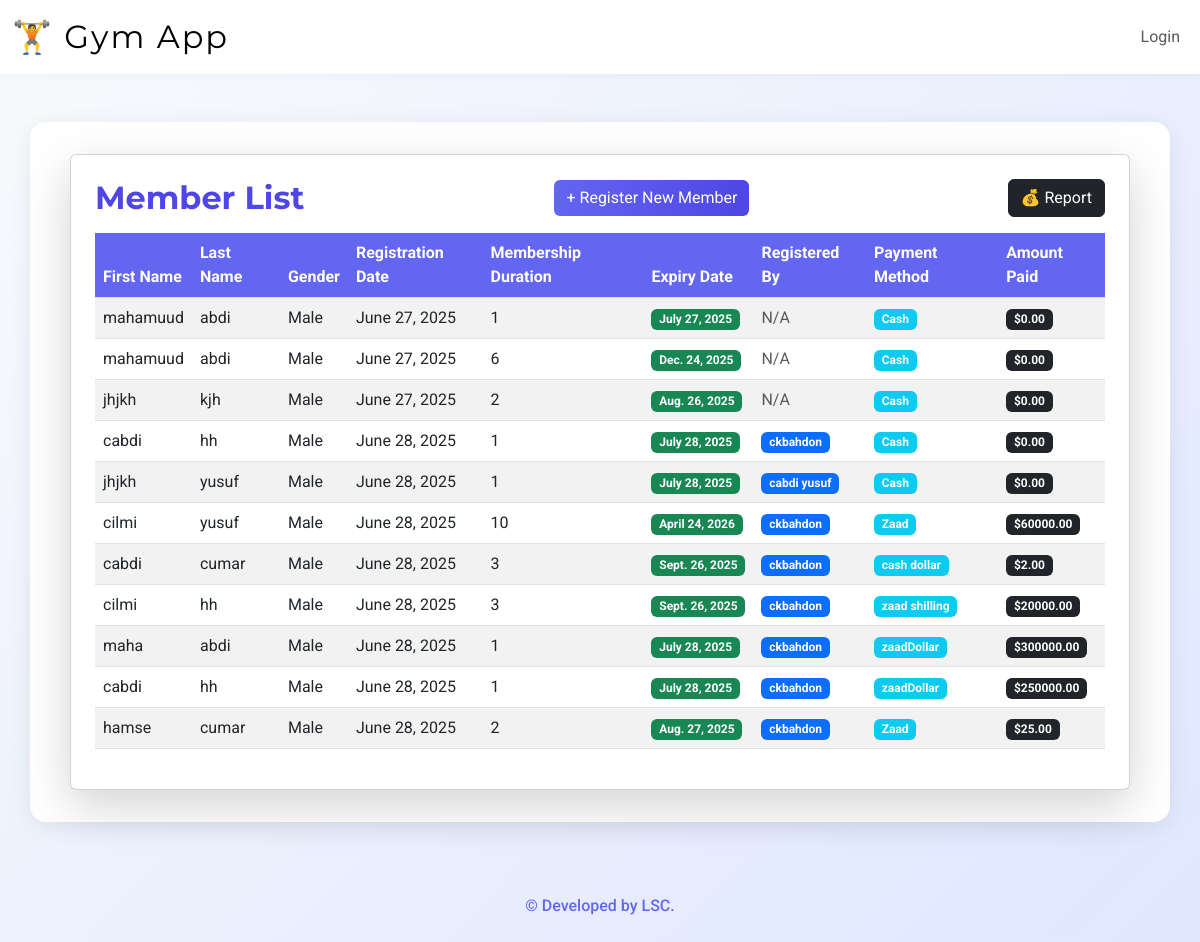
The page / on the database its author committed.
### members/models.py (models this page shows, shortened)
class Member(models.Model):
    GENDER_CHOICES = [
        ('M', 'Male'),
        ('F', 'Female'),
        ('O', 'Other'),
    ]
    PAYMENT_METHOD_CHOICES = [
        ('zaad', 'Zaad'),
        ('edahab', 'Edahab'),
        ('bank', 'Bank'),
        ('cash', 'Cash'),
    ]
    CURRENCY_CHOICES = [
        ('usd', 'Dollar'),
        ('sls', 'Somaliland Shilling'),
    ]
    first_name = models.CharField(max_length=30)
    middle_name = models.CharField(max_length=30, blank=True)
    last_name = models.CharField(max_length=30)
    gender = models.CharField(max_length=1, choices=GENDER_CHOICES)
    registration_date = models.DateField(default=timezone.now)
    membership_duration = models.PositiveSmallIntegerField(
        help_text="Duration in months (1-12)",
        choices=[(i, f"{i} month{'s' if i>1 else ''}") for i in range(1,13)]
    )
    age = models.PositiveSmallIntegerField()
    emergency_phone = models.CharField(max_length=15)
    address = models.TextField()
    registered_by = models.ForeignKey(User, on_delete=models.SET_NULL, null=True, blank=True, related_name='registered_members')
    method_of_payment = models.CharField(
        max_length=1000,
        choices=PAYMENT_METHOD_CHOICES,
        default='cash'
    )
    amount_paid = models.DecimalField(max_digits=10, decimal_places=2, default=0)
    currency = models.CharField(max_length=3, choices=CURRENCY_CHOICES, default='usd')
    @property
    def expiry_date(self):
        return self.registration_date + timedelta(days=30*self.membership_duration)

### members/views.py (the view)
# urls.py: path('', member_list, name='member_list'),
def member_list(request):
    members = Member.objects.all()
    return render(request, 'members/list.html', {'members': members, 'today': date.today()})

### members/templates/members/list.html
{% extends 'base.html' %}
{% block content %}
<div class="container mt-5">
    <div class="card shadow-lg p-4">
        <div class="d-flex justify-content-between align-items-center mb-3">
            <h2 class="mb-0">Member List</h2>
            <a href="{% url 'register' %}" class="btn btn-success">+ Register New Member</a>
            <a href="{% url 'report' %}" class="btn btn-dark ms-2">💰 Report</a>
        </div>
        <div class="table-responsive">
            <table class="table table-striped table-hover align-middle">
                <thead>
                    <tr>
                        <th>First Name</th>
                        <th>Last Name</th>
                        <th>Gender</th>
                        <th>Registration Date</th>
                        <th>Membership Duration</th>
                        <th>Expiry Date</th>
                        <th>Registered By</th>
                        <th>Payment Method</th>
                        <th>Amount Paid</th>
                    </tr>
                </thead>
                <tbody>
                    {% for member in members %}
                    <tr style="cursor:pointer;" onclick="window.location='{% url 'member_detail' member.id %}'">
                        <td>{{ member.first_name }}</td>
                        <td>{{ member.last_name }}</td>
                        <td>{{ member.get_gender_display }}</td>
                        <td>{{ member.registration_date }}</td>
                        <td>{{ member.membership_duration }}</td>
                        <td>
                            {% if member.expiry_date < today %}
                                <span class="badge bg-danger">Expired</span>
                            {% else %}
                                <span class="badge bg-success">{{ member.expiry_date }}</span>
                            {% endif %}
                        </td>
                        <td>
                            {% if member.registered_by %}
                                <span class="badge bg-primary">{{ member.registered_by.get_full_name|default:member.registered_by.username }}</span>
                            {% else %}
                                <span class="text-muted">N/A</span>
                            {% endif %}
                        </td>
                        <td>
                            <span class="badge bg-info">{{ member.get_method_of_payment_display }}</span>
                        </td>
                        <td>
                            <span class="badge bg-dark">${{ member.amount_paid }}</span>
                        </td>
                    </tr>
                    {% endfor %}
                </tbody>
            </table>
        </div>
    </div>
</div>
{% endblock %}

### members/templates/base.html (shortened to what this page needs)
{% load widget_tweaks %}
<!DOCTYPE html>
<html lang="en">
<head>
    <link href="https://cdn.jsdelivr.net/npm/bootstrap@5.3.0/dist/css/bootstrap.min.css" rel="stylesheet">
</head>
<body>
<nav class="navbar navbar-expand-lg navbar-light bg-white">
    <div class="container-fluid">
        <a class="navbar-brand" href="/dashboard/">🏋️ Gym App</a>
        <div class="collapse navbar-collapse" id="navbarNav">
            <ul class="navbar-nav ms-auto">
                {% if user.is_authenticated %}
                    <li class="nav-item"><a class="nav-link" href="{% url 'dashboard' %}">Dashboard</a></li>
                    {% if user.is_superuser %}
                        <li class="nav-item"><a class="nav-link" href="{% url 'manage_users' %}">Users</a></li>
                    {% endif %}
                    <li class="nav-item dropdown">
                        <a class="nav-link dropdown-toggle" href="#" id="userDropdown" role="button" data-bs-toggle="dropdown" aria-expanded="false">
                            <span style="font-weight:500;">{{ user.first_name|default:user.username }}</span>
                        </a>
                        <ul class="dropdown-menu dropdown-menu-end" aria-labelledby="userDropdown">
                            <li>
                                <form action="{% url 'logout' %}" method="post" style="margin:0;">
                                    {% csrf_token %}
                                    <button type="submit" class="dropdown-item text-danger" style="font-weight:500;">Logout</button>
                                </form>
                            </li>
                        </ul>
                    </li>
                {% else %}
                    <li class="nav-item"><a class="nav-link" href="{% url 'login' %}">Login</a></li>
                {% endif %}
            </ul>
        </div>
    </div>
</nav>
{% block content %}{% endblock %}
<footer class="text-center py-4 mt-5" style="color:#6366f1; font-weight:500; font-size:1rem;">
    &copy; {{ now|date:'Y' }} Developed by LSC.
</footer>
</body>
</html>

### members/templates/base.html (style rules this page uses)
body { background: linear-gradient(135deg, #f8fafc 0%, #e0e7ff 100%); min-height: 100vh; font-family: 'Roboto', Arial, sans-serif; }
.navbar-brand { font-family: 'Montserrat', sans-serif; font-size: 2rem; letter-spacing: 2px; }
.navbar { box-shadow: 0 2px 8px rgba(0,0,0,0.04); }
.container { background: #fff; border-radius: 16px; box-shadow: 0 4px 24px rgba(0,0,0,0.07); padding: 2rem 2.5rem; margin-top: 2.5rem; }
h2 { color: #4f46e5; font-family: 'Montserrat', sans-serif; font-weight: 700; }
.btn-primary, .btn-success, .btn-info { background: linear-gradient(90deg, #6366f1 0%, #4f46e5 100%); border: none; }
.table th { background: #6366f1; color: #fff; }
.table-striped>tbody>tr:nth-of-type(odd) { background-color: #f1f5f9; }

### rows shown on the page
Member: first_name "mahamuud", last_name "abdi", gender "Male", registration_date "June 27, 2025", membership_duration "1", expiry_date "July 27, 2025", shows "N/A", method_of_payment "Cash", amount_paid "0.00"
Member: first_name "mahamuud", last_name "abdi", gender "Male", registration_date "June 27, 2025", membership_duration "6", expiry_date "Dec. 24, 2025", shows "N/A", method_of_payment "Cash", amount_paid "0.00"
Member: first_name "jhjkh", last_name "kjh", gender "Male", registration_date "June 27, 2025", membership_duration "2", expiry_date "Aug. 26, 2025", shows "N/A", method_of_payment "Cash", amount_paid "0.00"
Member: first_name "cabdi", last_name "hh", gender "Male", registration_date "June 28, 2025", membership_duration "1", expiry_date "July 28, 2025", registered_by.get_full_name "ckbahdon", method_of_payment "Cash", amount_paid "0.00"
Member: first_name "jhjkh", last_name "yusuf", gender "Male", registration_date "June 28, 2025", membership_duration "1", expiry_date "July 28, 2025", registered_by.get_full_name "cabdi yusuf", method_of_payment "Cash", amount_paid "0.00"
Member: first_name "cilmi", last_name "yusuf", gender "Male", registration_date "June 28, 2025", membership_duration "10", expiry_date "April 24, 2026", registered_by.get_full_name "ckbahdon", method_of_payment "Zaad", amount_paid "60000.00"
Member: first_name "cabdi", last_name "cumar", gender "Male", registration_date "June 28, 2025", membership_duration "3", expiry_date "Sept. 26, 2025", registered_by.get_full_name "ckbahdon", method_of_payment "cash dollar", amount_paid "2.00"
Member: first_name "cilmi", last_name "hh", gender "Male", registration_date "June 28, 2025", membership_duration "3", expiry_date "Sept. 26, 2025", registered_by.get_full_name "ckbahdon", method_of_payment "zaad shilling", amount_paid "20000.00"
Member: first_name "maha", last_name "abdi", gender "Male", registration_date "June 28, 2025", membership_duration "1", expiry_date "July 28, 2025", registered_by.get_full_name "ckbahdon", method_of_payment "zaadDollar", amount_paid "300000.00"
Member: first_name "cabdi", last_name "hh", gender "Male", registration_date "June 28, 2025", membership_duration "1", expiry_date "July 28, 2025", registered_by.get_full_name "ckbahdon", method_of_payment "zaadDollar", amount_paid "250000.00"
Member: first_name "hamse", last_name "cumar", gender "Male", registration_date "June 28, 2025", membership_duration "2", expiry_date "Aug. 27, 2025", registered_by.get_full_name "ckbahdon", method_of_payment "Zaad", amount_paid "25.00"
